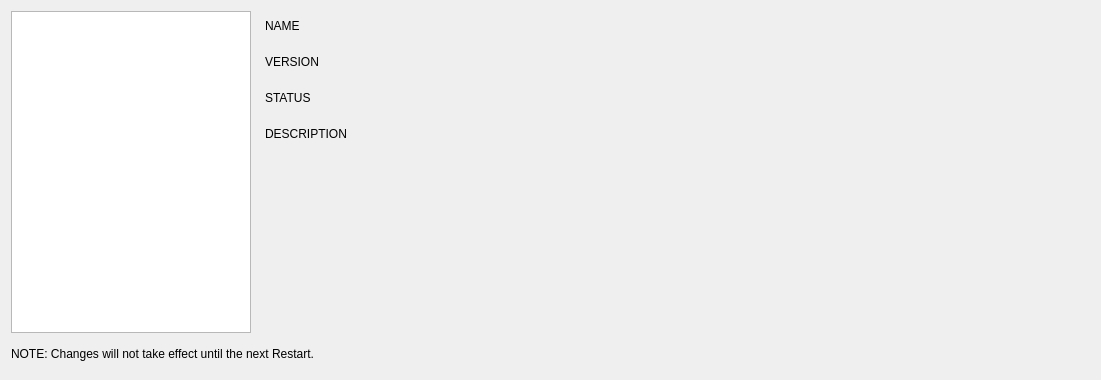
<?xml version="1.0" encoding="UTF-8"?>
<ui version="4.0">
 <class>Form</class>
 <widget class="QWidget" name="Form">
  <property name="geometry">
   <rect>
    <x>0</x>
    <y>0</y>
    <width>1101</width>
    <height>380</height>
   </rect>
  </property>
  <property name="windowTitle">
   <string>Form</string>
  </property>
  <layout class="QVBoxLayout" name="verticalLayout">
   <item>
    <layout class="QHBoxLayout" name="horizontalLayout">
     <item>
      <widget class="QListWidget" name="listWidget_plugins">
       <property name="sizePolicy">
        <sizepolicy hsizetype="Preferred" vsizetype="Expanding">
         <horstretch>0</horstretch>
         <verstretch>0</verstretch>
        </sizepolicy>
       </property>
       <property name="minimumSize">
        <size>
         <width>240</width>
         <height>0</height>
        </size>
       </property>
       <property name="maximumSize">
        <size>
         <width>240</width>
         <height>16777215</height>
        </size>
       </property>
       <property name="focusPolicy">
        <enum>Qt::ClickFocus</enum>
       </property>
       <property name="selectionMode">
        <enum>QAbstractItemView::NoSelection</enum>
       </property>
      </widget>
     </item>
     <item>
      <layout class="QVBoxLayout" name="verticalLayout_2">
       <item>
        <layout class="QHBoxLayout" name="horizontalLayout_2">
         <property name="topMargin">
          <number>0</number>
         </property>
         <item>
          <widget class="QLabel" name="label">
           <property name="minimumSize">
            <size>
             <width>150</width>
             <height>0</height>
            </size>
           </property>
           <property name="maximumSize">
            <size>
             <width>150</width>
             <height>16777215</height>
            </size>
           </property>
           <property name="text">
            <string>NAME</string>
           </property>
           <property name="indent">
            <number>8</number>
           </property>
          </widget>
         </item>
         <item>
          <widget class="QLabel" name="lbl_name">
           <property name="minimumSize">
            <size>
             <width>0</width>
             <height>30</height>
            </size>
           </property>
           <property name="maximumSize">
            <size>
             <width>16777215</width>
             <height>30</height>
            </size>
           </property>
           <property name="text">
            <string/>
           </property>
          </widget>
         </item>
        </layout>
       </item>
       <item>
        <layout class="QHBoxLayout" name="horizontalLayout_3">
         <property name="topMargin">
          <number>0</number>
         </property>
         <item>
          <widget class="QLabel" name="label_2">
           <property name="minimumSize">
            <size>
             <width>150</width>
             <height>0</height>
            </size>
           </property>
           <property name="maximumSize">
            <size>
             <width>150</width>
             <height>16777215</height>
            </size>
           </property>
           <property name="text">
            <string>VERSION</string>
           </property>
           <property name="indent">
            <number>8</number>
           </property>
          </widget>
         </item>
         <item>
          <widget class="QLabel" name="lbl_version">
           <property name="minimumSize">
            <size>
             <width>0</width>
             <height>30</height>
            </size>
           </property>
           <property name="maximumSize">
            <size>
             <width>16777215</width>
             <height>30</height>
            </size>
           </property>
           <property name="text">
            <string/>
           </property>
          </widget>
         </item>
        </layout>
       </item>
       <item>
        <layout class="QHBoxLayout" name="horizontalLayout_4">
         <property name="topMargin">
          <number>0</number>
         </property>
         <item>
          <widget class="QLabel" name="label_3">
           <property name="minimumSize">
            <size>
             <width>150</width>
             <height>0</height>
            </size>
           </property>
           <property name="maximumSize">
            <size>
             <width>150</width>
             <height>16777215</height>
            </size>
           </property>
           <property name="text">
            <string>STATUS</string>
           </property>
           <property name="indent">
            <number>8</number>
           </property>
          </widget>
         </item>
         <item>
          <widget class="QLabel" name="lbl_status">
           <property name="minimumSize">
            <size>
             <width>0</width>
             <height>30</height>
            </size>
           </property>
           <property name="maximumSize">
            <size>
             <width>16777215</width>
             <height>30</height>
            </size>
           </property>
           <property name="text">
            <string/>
           </property>
          </widget>
         </item>
        </layout>
       </item>
       <item>
        <layout class="QHBoxLayout" name="horizontalLayout_5">
         <property name="topMargin">
          <number>0</number>
         </property>
         <item>
          <widget class="QLabel" name="label_4">
           <property name="minimumSize">
            <size>
             <width>150</width>
             <height>0</height>
            </size>
           </property>
           <property name="maximumSize">
            <size>
             <width>150</width>
             <height>16777215</height>
            </size>
           </property>
           <property name="text">
            <string>DESCRIPTION</string>
           </property>
           <property name="alignment">
            <set>Qt::AlignLeading|Qt::AlignLeft|Qt::AlignTop</set>
           </property>
           <property name="indent">
            <number>8</number>
           </property>
          </widget>
         </item>
         <item>
          <widget class="QLabel" name="lbl_description">
           <property name="minimumSize">
            <size>
             <width>0</width>
             <height>30</height>
            </size>
           </property>
           <property name="text">
            <string/>
           </property>
          </widget>
         </item>
        </layout>
       </item>
       <item>
        <spacer name="verticalSpacer">
         <property name="orientation">
          <enum>Qt::Vertical</enum>
         </property>
         <property name="sizeHint" stdset="0">
          <size>
           <width>20</width>
           <height>40</height>
          </size>
         </property>
        </spacer>
       </item>
      </layout>
     </item>
    </layout>
   </item>
   <item>
    <widget class="QLabel" name="lbl_restart">
     <property name="minimumSize">
      <size>
       <width>0</width>
       <height>30</height>
      </size>
     </property>
     <property name="maximumSize">
      <size>
       <width>16777215</width>
       <height>30</height>
      </size>
     </property>
     <property name="text">
      <string>NOTE: Changes will not take effect until the next Restart. </string>
     </property>
    </widget>
   </item>
  </layout>
 </widget>
 <resources/>
 <connections/>
</ui>
